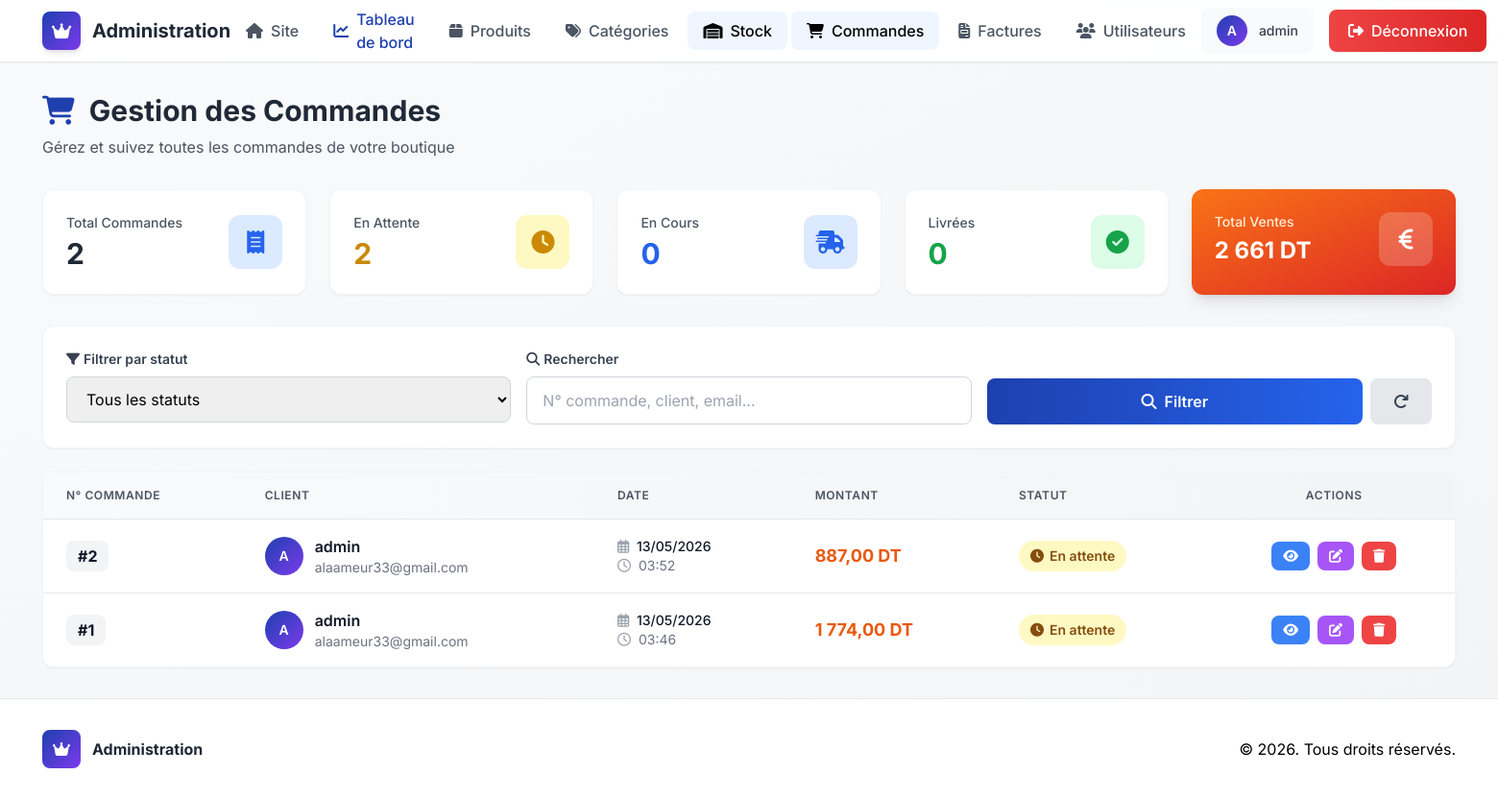
The app's page /admin/commands.php (signed in) with its own data.
### tables this page shows
CREATE TABLE `commandes` (
  `id` int(11) NOT NULL,
  `user_id` int(11) DEFAULT NULL,
  `montant_total` decimal(10,2) NOT NULL,
  `statut` enum('en_attente','confirmee','en_livraison','livree','annulee') DEFAULT 'en_attente',
  `mode_paiement` enum('livraison','carte','virement') DEFAULT 'livraison',
  `adresse_livraison` text DEFAULT NULL,
  `date_commande` timestamp NOT NULL DEFAULT current_timestamp()
);

CREATE TABLE `users` (
  `id` int(11) NOT NULL,
  `username` varchar(50) NOT NULL,
  `email` varchar(100) NOT NULL,
  `password` varchar(255) NOT NULL,
  `role` enum('client','admin','commercial','gestion_stock') DEFAULT 'client',
  `nom` varchar(100) DEFAULT NULL,
  `prenom` varchar(100) DEFAULT NULL,
  `adresse` text DEFAULT NULL,
  `ville` varchar(100) DEFAULT NULL,
  `code_postal` varchar(10) DEFAULT NULL,
  `telephone` varchar(20) DEFAULT NULL,
  `date_creation` timestamp NOT NULL DEFAULT current_timestamp()
);

### admin/commands.php (the view, shortened to what the rows shown need)
<?php
require_once '../db/db.php';
$sql = "
    SELECT c.*, u.username, u.email
    FROM commandes c
    JOIN users u ON c.user_id = u.id
    WHERE 1=1
";
$params = [];
$sql .= " ORDER BY c.date_commande DESC";
$stmt = $pdo->prepare($sql);
$stmt->execute($params);
$commandes = $stmt->fetchAll();
?>
<!DOCTYPE html>
<html lang="fr">
<head>
    <script src="https://cdn.tailwindcss.com"></script>
    <link rel="stylesheet" href="https://cdnjs.cloudflare.com/ajax/libs/font-awesome/6.4.0/css/all.min.css">
</head>
<body class="bg-gradient-to-br from-gray-50 to-gray-100 min-h-screen font-sans antialiased flex flex-col">
    <nav class="bg-white border-b border-gray-200 sticky top-0 z-50 shadow-sm backdrop-blur-lg bg-opacity-90">
                <div class="container mx-auto px-6 lg:px-8">
            <div class="flex justify-between items-center h-16">
                <a href="dashboard.php" class="flex items-center space-x-3 group">
                    <div>
                        <h1 class="text-xl font-bold text-gray-800">Administration</h1>
                    </div>
                </a>
            </div>
        </div>
    </nav>
    <main class="container mx-auto px-6 lg:px-8 py-8 flex-grow">
        <div class="mb-8">
            <div class="flex flex-col md:flex-row justify-between items-start md:items-center gap-4">
                <div>
                    <h2 class="text-3xl font-bold text-gray-800 mb-2">
                        <i class="fas fa-shopping-cart text-primary mr-2"></i>
                        Gestion des Commandes
                    </h2>
                </div>
            </div>
        </div>
        <div class="bg-white rounded-xl shadow-sm border border-gray-100 overflow-hidden">
            <div class="overflow-x-auto">
                <table class="w-full">
                    <thead class="bg-gradient-to-r from-gray-50 to-gray-100 border-b border-gray-200">
                        <tr>
                            <th class="px-6 py-4 text-left text-xs font-semibold text-gray-600 uppercase tracking-wider">N° Commande</th>
                            <th class="px-6 py-4 text-left text-xs font-semibold text-gray-600 uppercase tracking-wider">Client</th>
                            <th class="px-6 py-4 text-left text-xs font-semibold text-gray-600 uppercase tracking-wider">Date</th>
                            <th class="px-6 py-4 text-left text-xs font-semibold text-gray-600 uppercase tracking-wider">Montant</th>
                            <th class="px-6 py-4 text-left text-xs font-semibold text-gray-600 uppercase tracking-wider">Statut</th>
                            <th class="px-6 py-4 text-center text-xs font-semibold text-gray-600 uppercase tracking-wider">Actions</th>
                        </tr>
                    </thead>
                    <tbody class="divide-y divide-gray-200 bg-white">
                        <?php if (count($commandes) > 0): ?>
                            <?php foreach ($commandes as $commande): ?>
                            <tr class="hover:bg-blue-50 transition-colors duration-150">
                                <td class="px-6 py-4 whitespace-nowrap">
                                    <span class="font-bold text-gray-900 bg-gray-100 px-3 py-1.5 rounded-lg">
                                        #<?php echo $commande['id']; ?>
                                    </span>
                                </td>
                                <td class="px-6 py-4">
                                    <div class="flex items-center">
                                        <div class="w-10 h-10 bg-gradient-to-br from-primary to-secondary rounded-full flex items-center justify-center mr-3">
                                            <span class="text-white text-sm font-semibold">
                                                <?php echo strtoupper(substr($commande['username'], 0, 1)); ?>
                                            </span>
                                        </div>
                                        <div>
                                            <p class="font-semibold text-gray-900"><?php echo htmlspecialchars($commande['username']); ?></p>
                                            <p class="text-sm text-gray-500"><?php echo htmlspecialchars($commande['email']); ?></p>
                                        </div>
                                    </div>
                                </td>
                                <td class="px-6 py-4 whitespace-nowrap">
                                    <div class="text-sm">
                                        <p class="font-medium text-gray-900">
                                            <i class="far fa-calendar-alt mr-1 text-gray-400"></i>
                                            <?php echo date('d/m/Y', strtotime($commande['date_commande'])); ?>
                                        </p>
                                        <p class="text-gray-500">
                                            <i class="far fa-clock mr-1 text-gray-400"></i>
                                            <?php echo date('H:i', strtotime($commande['date_commande'])); ?>
                                        </p>
                                    </div>
                                </td>
                                <td class="px-6 py-4 whitespace-nowrap">
                                    <span class="font-bold text-lg text-orange-600">
                                        <?php echo number_format($commande['montant_total'], 2, ',', ' '); ?> DT
                                    </span>
                                </td>
                                <td class="px-6 py-4 whitespace-nowrap">
                                    <?php
                                    $statut_config = [
                                        'en_attente' => [
                                            'text' => 'En attente',
                                            'icon' => 'fa-clock',
                                            'class' => 'bg-yellow-100 text-yellow-800'
                                        ],
                                        'confirmee' => [
                                            'text' => 'Confirmée',
                                            'icon' => 'fa-check-circle',
                                            'class' => 'bg-green-100 text-green-800'
                                        ],
                                        'expedie' => [
                                            'text' => 'Expédiée',
                                            'icon' => 'fa-shipping-fast',
                                            'class' => 'bg-blue-100 text-blue-800'
                                        ],
                                        'livree' => [
                                            'text' => 'Livrée',
                                            'icon' => 'fa-check-double',
                                            'class' => 'bg-emerald-100 text-emerald-800'
                                        ],
                                        'annulee' => [
                                            'text' => 'Annulée',
                                            'icon' => 'fa-times-circle',
                                            'class' => 'bg-red-100 text-red-800'
                                        ]
                                    ];
                                    $config = $statut_config[$commande['statut']] ?? [
                                        'text' => $commande['statut'],
                                        'icon' => 'fa-question-circle',
                                        'class' => 'bg-gray-100 text-gray-800'
                                    ];
                                    ?>
                                    <span class="inline-flex items-center px-3 py-1.5 rounded-full text-sm font-semibold <?php echo $config['class']; ?>">
                                        <i class="fas <?php echo $config['icon']; ?> mr-1.5"></i>
                                        <?php echo $config['text']; ?>
                                    </span>
                                </td>
                                <td class="px-6 py-4 text-center">
                                    <div class="flex items-center justify-center gap-2">
                                        <a href="?details=<?php echo $commande['id']; ?>"
                                           onclick="event.preventDefault(); showDetails(<?php echo htmlspecialchars(json_encode($commande)); ?>);"
                                           class="inline-flex items-center px-3 py-2 bg-blue-500 hover:bg-blue-600 text-white rounded-lg text-sm font-semibold transition-all duration-200">
                                            <i class="fas fa-eye"></i>
                                        </a>
                                        <button onclick="showEditModal(<?php echo $commande['id']; ?>, '<?php echo $commande['statut']; ?>')"
                                                class="inline-flex items-center px-3 py-2 bg-purple-500 hover:bg-purple-600 text-white rounded-lg text-sm font-semibold transition-all duration-200">
                                            <i class="fas fa-edit"></i>
                                        </button>
                                        <form method="POST" onsubmit="return confirm('Êtes-vous sûr de vouloir supprimer cette commande ?')" class="inline">
                                            <button type="submit" class="inline-flex items-center px-3 py-2 bg-red-500 hover:bg-red-600 text-white rounded-lg text-sm font-semibold transition-all duration-200">
                                                <i class="fas fa-trash"></i>
                                            </button>
                                        </form>
                                    </div>
                                </td>
                            </tr>
                            <?php endforeach; ?>
                        <?php endif; ?>
                    </tbody>
                </table>
            </div>
        </div>
    </main>
</body>
</html>

### records on screen
commandes: id "2", user.username "A", user.username "admin", user.email "alaameur33@gmail.com", date_commande "13/05/2026", date_commande "03:52", montant_total "887,00", statut "En attente"
commandes: id "1", user.username "A", user.username "admin", user.email "alaameur33@gmail.com", date_commande "13/05/2026", date_commande "03:46", montant_total "1 774,00", statut "En attente"

### other values on screen
substr($_SESSION['username'], 0, 1) "A"
$_SESSION['username'] "admin"
$total_commandes "2"
$commandes_en_attente "2"
$commandes_en_cours "0"
$commandes_livrees "0"
$chiffre_affaires "2 661"
